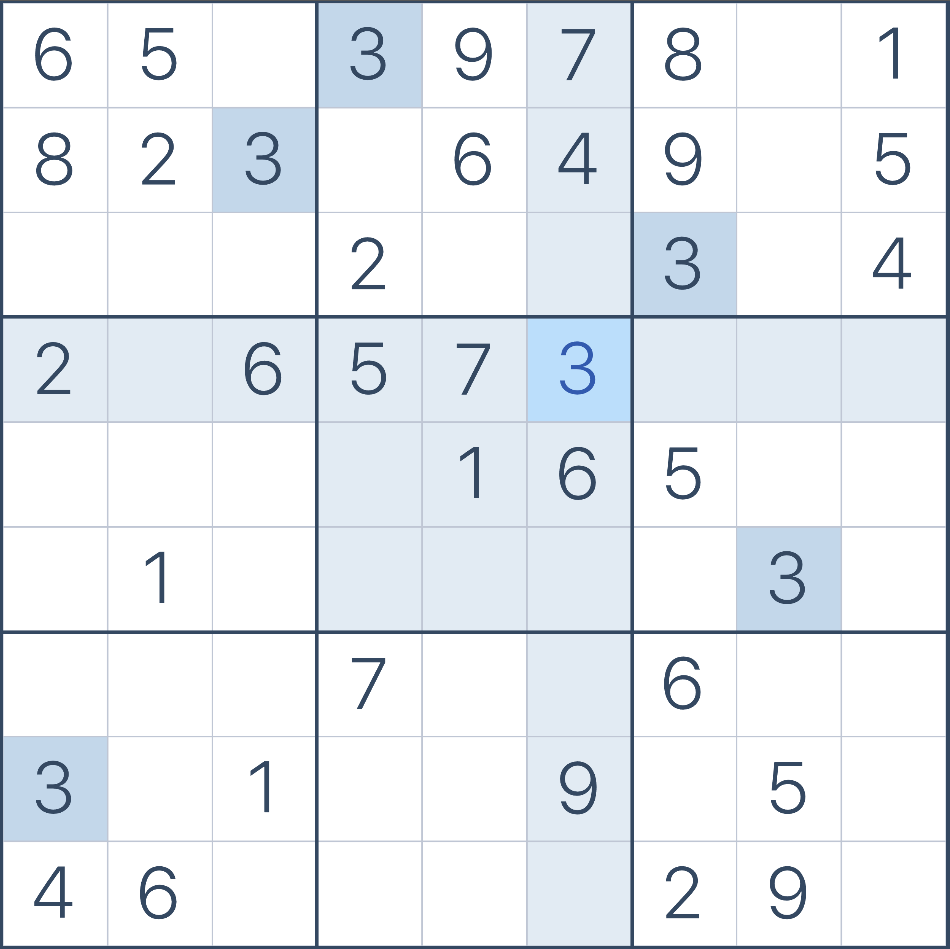
#> input picture project2/images/blue.png, 950 x 949 px
$ python Sudoku.py images/blue.png images/red.png
#> lines starting #> are read from the running program, lines starting #| are printed output that depends on the picture; after the words box and inside, x2 and y2 are one past the last pixel; in counts of white or black regions, pixels touching at a corner belong together
import sys, cv2
import numpy as np
import matplotlib.pyplot as plt

##### Functions #####
def show_image(img, title='Image', cmap_type='gray'):
    plt.figure()
    plt.imshow(img, cmap=cmap_type)
    plt.title(title)
    plt.axis('off')
    plt.show(block=False)

def get_line_coordinates(rho, theta, dim):
    a = np.cos(theta)
    b = np.sin(theta)
    x0 = a * rho
    y0 = b * rho
    x1 = int(x0 + dim * (-b))
    y1 = int(y0 + dim * (a))
    x2 = int(x0 - dim * (-b))
    y2 = int(y0 - dim * (a))
    return x1, y1, x2, y2


def check_point_similarity(point1, point2, size):
    x_diff = abs(point1[0] - point2[0])
    y_diff = abs(point1[1] - point2[1])
    return x_diff <= size//20 and y_diff <= size//20


##### Main program #####
### Step 1: Preprocessing
try:
    image_path = sys.argv[1]
    template_path = "templates/"
    if len(sys.argv) > 2:
        template_path = sys.argv[2]

    # Load the image
    img = cv2.cvtColor(cv2.imread(image_path), cv2.COLOR_BGR2RGB)
    # Convert to grayscale
    gray = cv2.cvtColor(img, cv2.COLOR_RGB2GRAY)
    # Apply thresholding to get a binary image
    primg = cv2.adaptiveThreshold(gray, 255, cv2.ADAPTIVE_THRESH_GAUSSIAN_C, cv2.THRESH_BINARY, 11, 2)
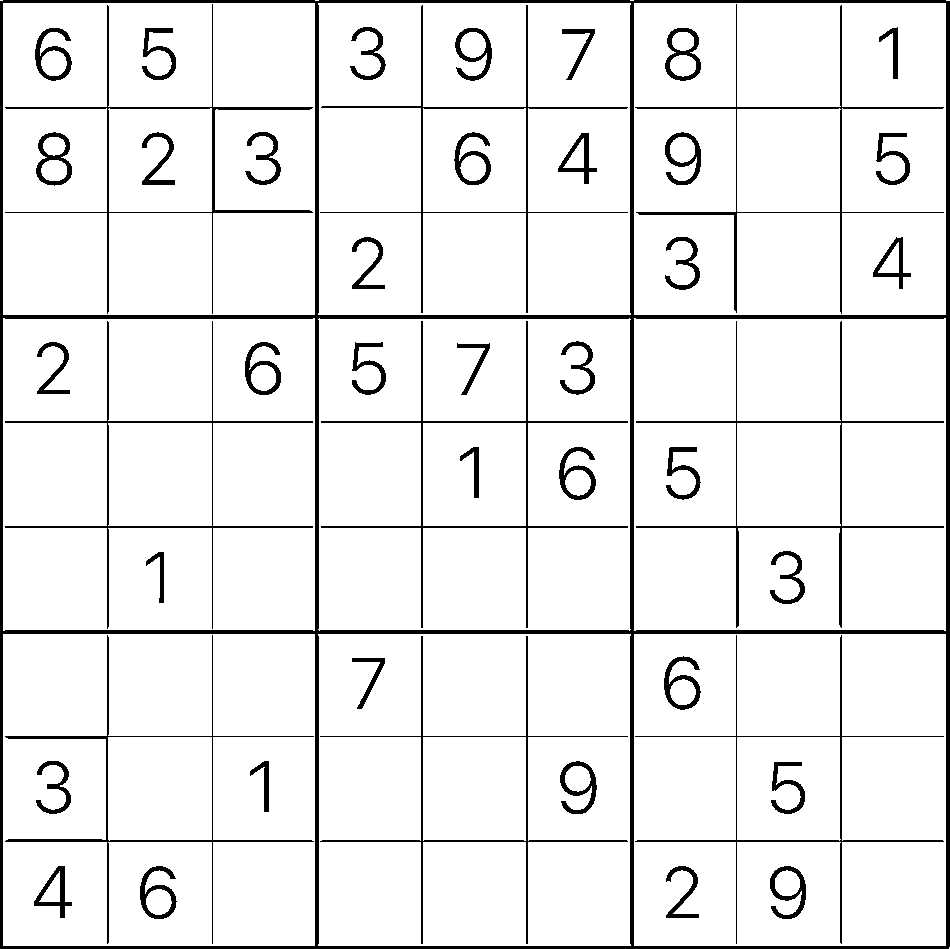
#> primg: shape (949, 950); 92.5% white; 47 black regions, largest, box (x1, y1, x2, y2) and area: (0, 0, 950, 949) 27268, (321, 321, 628, 628) 2440, (636, 321, 944, 628) 2420
    show_image(img, title="Original image")
    show_image(primg, title="Binary image")

except Exception as e:
    print("Input error: ", e)
    sys.exit(1)


### Step 2: Detecting the Sudoku Grid
try:
    # Edge detection
    high_threshold, _ = cv2.threshold(primg, 0, 255, cv2.THRESH_BINARY + cv2.THRESH_OTSU)
#> high_threshold = 0
    low_threshold = 0.5*high_threshold
#> low_threshold = 0
    edges = cv2.Canny(primg, low_threshold, high_threshold)
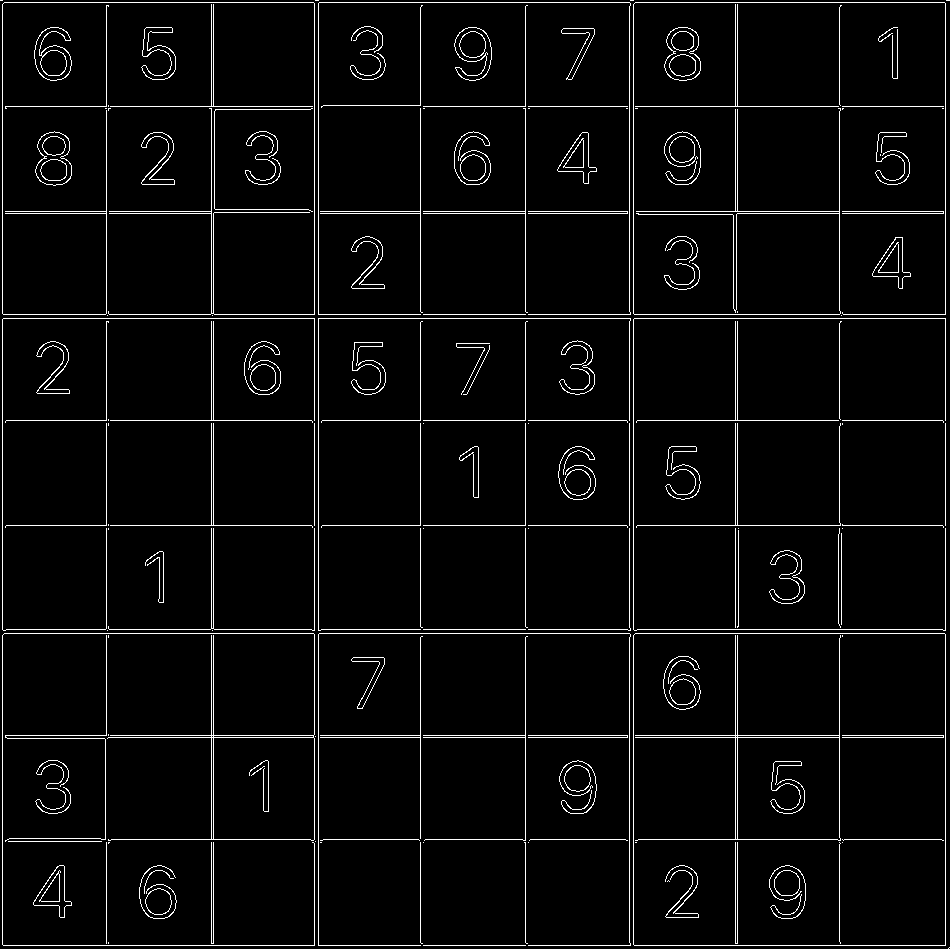
#> edges: shape (949, 950); 4% white in thin lines or dots
    # Detect lines using Hough Transform
    lines = cv2.HoughLines(edges, 1, np.pi / 180, 200)
#> lines = 29 rows, first 8: [318, 0], [318, 1.57], [945, 0], [945, 1.57], [2, 0], [633, 0], [2, 1.57], [633, 1.57]
    # Display the lines visually
    diagonal_dim = int(np.sqrt(img.shape[0]**2 + img.shape[1]**2))
    grid = img.copy()
    for rho, theta in lines[:,0]:
        x1, y1, x2, y2 = get_line_coordinates(rho, theta, diagonal_dim)
        cv2.line(grid, (x1, y1), (x2, y2), (255, 0, 0), 3)
#> this loop made 29 passes
#> (rho, theta, a in get_line_coordinates, b in get_line_coordinates, x0 in get_line_coordinates, y0 in get_line_coordinates, x1, y1) on passes 1 to 8: (318, 0, 1, 0, 318, 0, 318, 1342), (318, 1.57, -4.37e-08, 1, -1.39e-05, 318, -1342, 317), (945, 0, 1, 0, 945, 0, 945, 1342), (945, 1.57, -4.37e-08, 1, -4.13e-05, 945, -1342, 944), (2, 0, 1, 0, 2, 0, 2, 1342), (633, 0, 1, 0, 633, 0, 633, 1342), (2, 1.57, -4.37e-08, 1, -8.74e-08, 2, -1342, 1), (633, 1.57, -4.37e-08, 1, -2.77e-05, 633, -1342, 632)
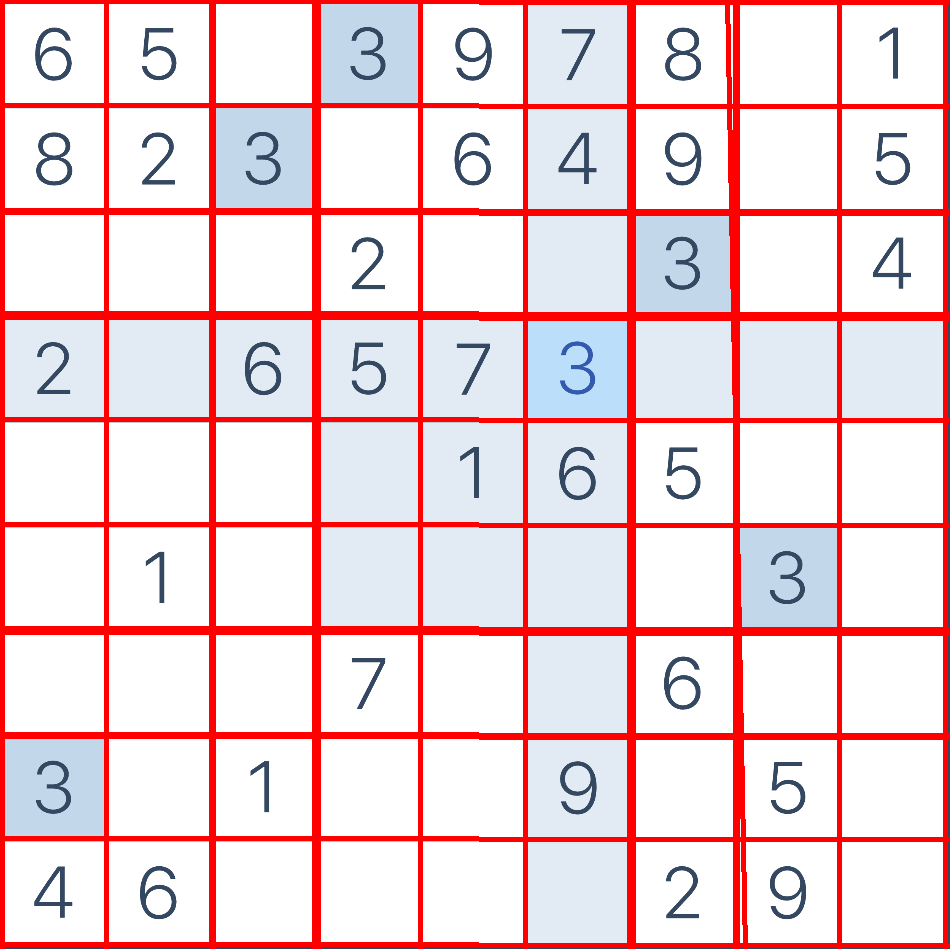
#> grid: shape (949, 950, 3); mean R, G, B 239.8, 210.8, 214.4
    show_image(grid, title="Sudoku grid")

    ### Step 3: Finding the coordinates of the cells
    horizontal_lines = []
    vertical_lines = []
    # Threshold to consider lines as horizontal or vertical (10 degrees tolerance)
    angle_threshold = np.pi / 180 * 10
    # Separate the detected lines into horizontal and vertical lines
    for line in lines:
        for rho, theta in line:
            if abs(theta) < angle_threshold or abs(theta - np.pi) < angle_threshold:
                horizontal_lines.append((rho, theta))
            elif abs(theta - np.pi/2) < angle_threshold:
                vertical_lines.append((rho, theta))
#> this loop made 29 passes
#> after the loop, horizontal_lines = [(318, 0), (945, 0), (2, 0), (633, 0), (314, 0), (211, 0), (629, 0), (525, 0), (420, 0), (735, 0), (213, 0), (106, 0), (839, 0), (737, 0), (-728, 3.12)]; vertical_lines = [(318, 1.57), (945, 1.57), (2, 1.57), (633, 1.57), (314, 1.57), (735, 1.57), (525, 1.57), (629, 1.57), (420, 1.57), (737, 1.57), (106, 1.57), (211, 1.57), (839, 1.57), (213, 1.57)]
    # Find intersections between horizontal and vertical lines to define cell corners
    intersections_ = []
    for h_line in horizontal_lines:
        for v_line in vertical_lines:
            h_rho, h_theta = h_line
            v_rho, v_theta = v_line
            # Equations to solve for intersections
            A = np.array([
                [np.cos(h_theta), np.sin(h_theta)],
                [np.cos(v_theta), np.sin(v_theta)] ])
            b = np.array([h_rho, v_rho])
            intersection_point = np.linalg.solve(A, b)
            intersections_.append(intersection_point)
#> this loop made 15 passes
#> after the loop, intersections_ = 210 pairs, first value 2 to 945, second value 2 to 945
    # Sort the intersection points
    intersections_array = np.array(intersections_)
#> intersections_array has the same summary as intersections_
    sorted_indices = np.lexsort((intersections_array[:, 0], intersections_array[:, 1]))
#> sorted_indices = 210 values, max 209 at index 55, min 0 at index 80, mean 104.5
    intersections = intersections_array[sorted_indices]
#> intersections has the same summary as intersections_
    # Discard any duplicate points that are close to each other
    unique_intersections = []
    for current_point in intersections:
        if not any(check_point_similarity(current_point, existing_point, np.max(intersections)) for existing_point in unique_intersections):
            # Ensure that coordinates are integers and that they are >= 0
            int_point = [int(max(0, current_point[0])), int(max(0, current_point[1]))]
            unique_intersections.append(int_point)
#> this loop made 210 passes
#> (current_point, int_point) on pass 11: ([728.1, 2], [728, 2])
    # Keep only the top-left corners
    cell_corners = []
    for c, point in enumerate(unique_intersections):
        if c+1 > 90:
            break
        if (c+1) % 10 == 0:
            continue
        cell_corners.append(point)
#> this loop made 91 passes
#> point on passes 1 to 8: [2, 2], [106, 2], [211, 2], [314, 2], [420, 2], [525, 2], [629, 2], [728, 2]
    for point in cell_corners:
        cv2.circle(img, tuple(map(int, point)), radius=5, color=(220, 150, 30), thickness=5)  # Green color circle
#> this loop made 81 passes
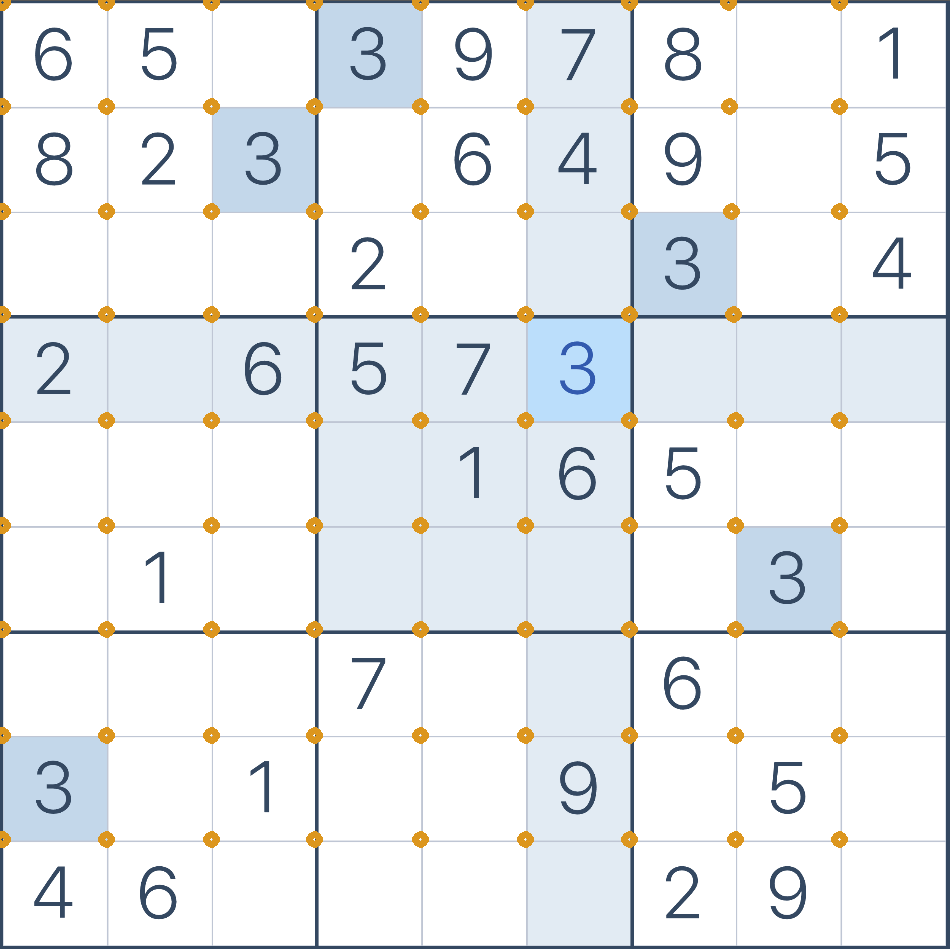
#> img: shape (949, 950, 3); mean R, G, B 232.8, 236.2, 238.8
    show_image(img, title="Cell corners (top-left)")

    ### Step 4: Recognizing Numbers (template matching approach)
    # Load the templates
    templates = {}
    for digit in range(9):
        filepath = f"{template_path}{digit+1}.png"
        template = cv2.imread(filepath, cv2.IMREAD_GRAYSCALE)
        template = cv2.adaptiveThreshold(template, 255, cv2.ADAPTIVE_THRESH_GAUSSIAN_C, cv2.THRESH_BINARY, 11, 2)
        if template is not None:
            templates[digit+1] = template
    # Find the length of the side of a cell
    l = (cell_corners[8][0]-cell_corners[0][0])//8
    # Recognize the numbers (or that the cell is empty)
    recognized_numbers = {}
    for index, cell in enumerate(cell_corners):
        x = cell[0]
        y = cell[1]
        cell_img = primg[y:y+l, x:x+l]
        max_score = 0
        number = "_"  # Blank cell
        for digit, template in templates.items():
            # Apply template matching
            res = cv2.matchTemplate(cell_img, template, cv2.TM_CCOEFF_NORMED)
            # Get the confidence score
            _, max_val, _, _ = cv2.minMaxLoc(res)
            if max_val > max_score:
                max_score = max_val
                number = digit if max_val > 0.3 else "_"  # Threshold to consider as a match
        #show_image(cell_img, title=str(number)+' '+str(max_score), cmap_type='gray')
        recognized_numbers[index] = number

except Exception as e:
    print("Elaboration error: ", e)
#> (the run stopped early here; a loop or call above may not have finished)

$ run again, on project2/images/standard.png
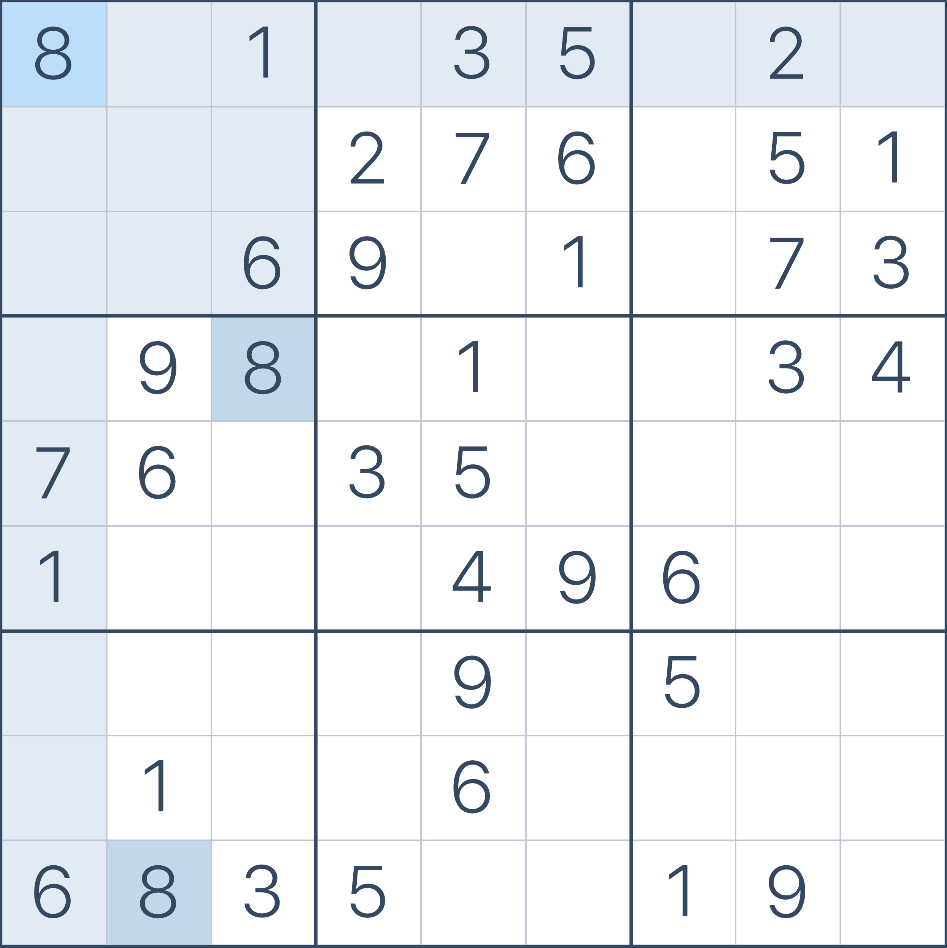
#> input picture project2/images/standard.png, 947 x 948 px
#> `primg = cv2.adaptiveThreshold(gray, 255, cv2.ADAPTIVE_THRESH_GAUSSIAN_..`:
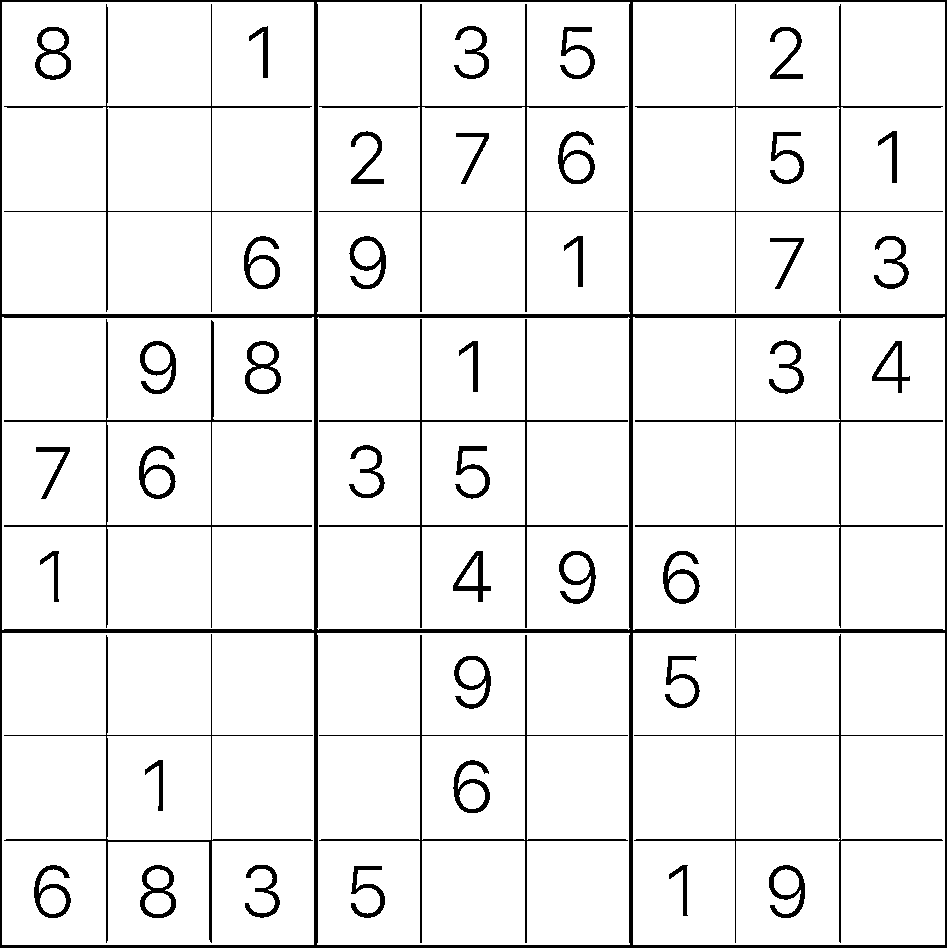
#> primg: shape (948, 947); 93% white; 48 black regions, largest, box (x1, y1, x2, y2) and area: (0, 0, 947, 948) 23491, (319, 319, 628, 628) 2456, (4, 319, 312, 628) 2325
#> high_threshold = 0
#> edges: shape (948, 947); 4% white in thin lines or dots
#> lines = 28 rows, first 8: [317, 0], [317, 1.57], [944, 0], [944, 1.57], [1, 0], [632, 0], [1, 1.57], [632, 1.57]
#> the loop `for rho, theta in lines[:,0]:` made 28 passes
#> (rho, theta, a in get_line_coordinates, b in get_line_coordinates, x0 in get_line_coordinates, y0 in get_line_coordinates, x1, y1) on passes 1, 2, 3, 4, 5, 6, 8, 9: (317, 0, 1, 0, 317, 0, 317, 1339), (317, 1.57, -4.37e-08, 1, -1.39e-05, 317, -1339, 316), (944, 0, 1, 0, 944, 0, 944, 1339), (944, 1.57, -4.37e-08, 1, -4.13e-05, 944, -1339, 943), (1, 0, 1, 0, 1, 0, 1, 1339), (632, 0, 1, 0, 632, 0, 632, 1339), (632, 1.57, -4.37e-08, 1, -2.76e-05, 632, -1339, 631), (313, 0, 1, 0, 313, 0, 313, 1339)
#> the loop `for line in lines:` made 28 passes
#> after the loop `for line in lines:`: horizontal_lines = [(317, 0), (944, 0), (1, 0), (632, 0), (313, 0), (736, 0), (105, 0), (734, 0), (524, 0), (419, 0), (628, 0), (838, 0), (210, 0), (212, 0)]; vertical_lines = [(317, 1.57), (944, 1.57), (1, 1.57), (632, 1.57), (313, 1.57), (736, 1.57), (105, 1.57), (734, 1.57), (210, 1.57), (212, 1.57), (524, 1.57), (419, 1.57), (628, 1.57), (838, 1.57)]
#> the loop `for h_line in horizontal_lines:` made 14 passes
#> after the loop `for h_line in horizontal_lines:`: intersections_ = 196 pairs, first value 1 to 944, second value 1 to 944
#> intersections_array has the same summary as intersections_
#> sorted_indices = 196 values, max 195 at index 171, min 0 at index 75, mean 97.5
#> intersections has the same summary as intersections_
#> the loop `for current_point in intersections:` made 196 passes
#> int_point on passes 2, 3, 5, 7, 8, 9, 11, 13: [105, 1], [210, 1], [313, 1], [419, 1], [524, 1], [628, 1], [734, 1], [838, 1]
#> the loop `for c, point in enumerate(unique_intersections):` made 91 passes
#> point on passes 1 to 8: [1, 1], [105, 1], [210, 1], [313, 1], [419, 1], [524, 1], [628, 1], [734, 1]
#> the loop `for point in cell_corners:` made 81 passes
#> after the loop `for point in cell_corners:`:
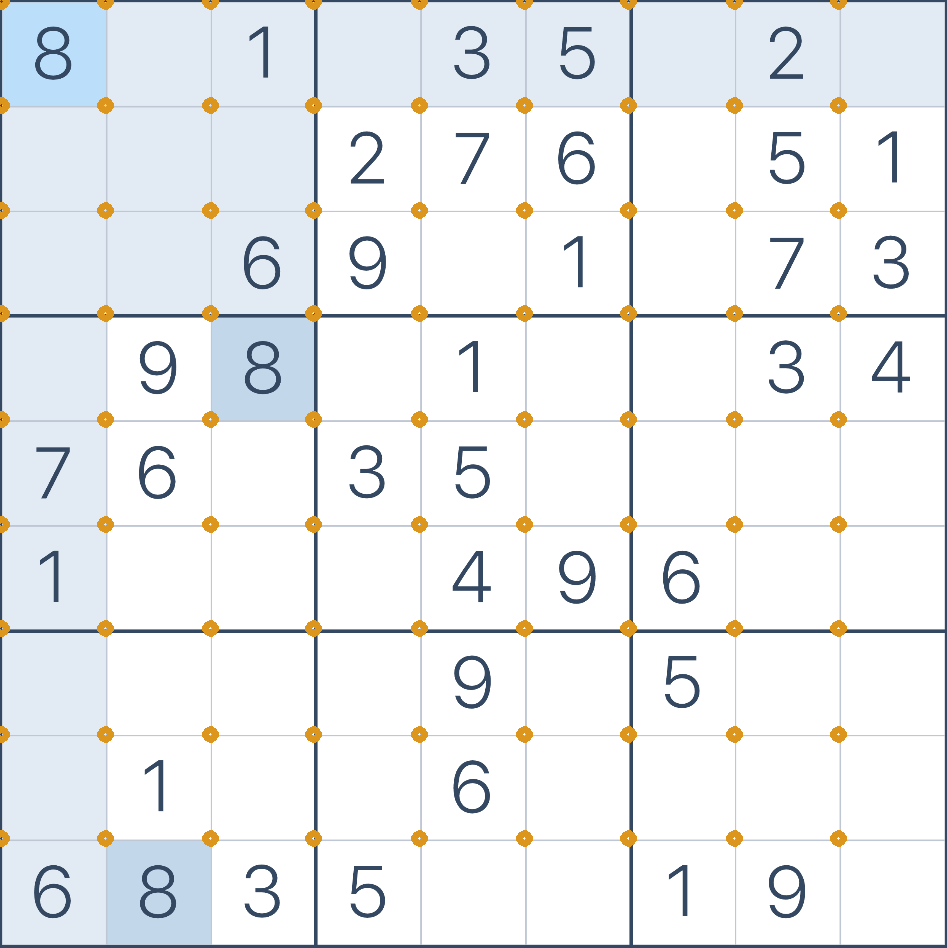
#> img: shape (948, 947, 3); mean R, G, B 235.4, 238.1, 240
